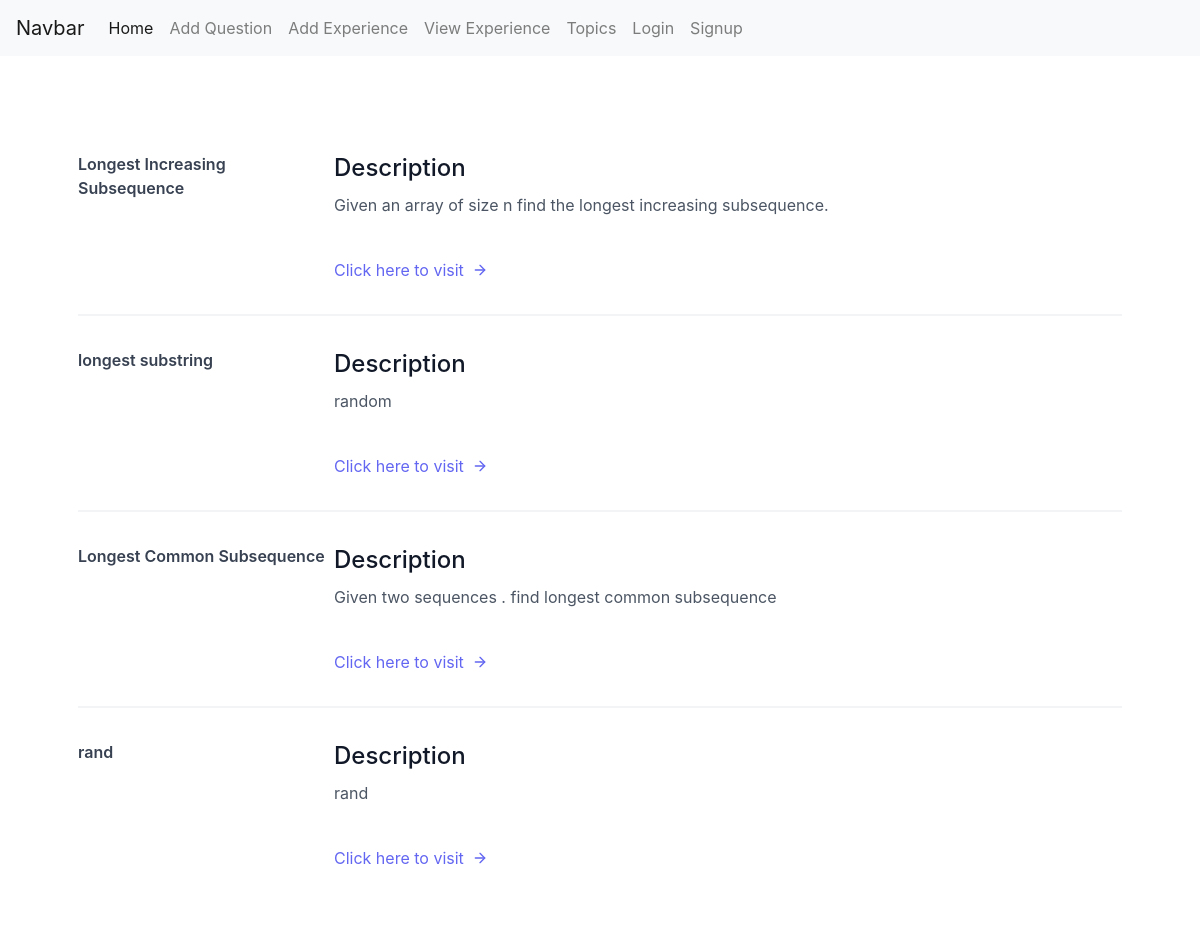
The page /topic/1 on the database its author committed.
### interviewapp/models.py (models this page shows, shortened)
class question (models.Model):
    questionname = models.CharField(max_length=255,blank=True,null=True)
    questiontype = models.CharField(max_length=255)
    questiondescription = models.CharField(max_length=255)
    qtopic =models.ForeignKey(topics,on_delete=models.CASCADE,blank=True,null=True)
    questionlink = models.URLField(max_length=200,blank=True,null=True)
    index = models.CharField(max_length=255,blank=True,null=True)
    contest = models.CharField(max_length=255,blank=True,null=True)

### interviewapp/views.py (the view)
# urls.py: path('topic/<int:pk>' , views.gettopic,name="gtopic"),
def gettopic(request,pk):
    ob = topics.objects.filter(id=pk)[0];
    val = question.objects.filter(qtopic=ob)
    return render(request,'interviewstuff/topic.html' , {'dict':val})

### templates/interviewstuff/topic.html (shortened to what this page needs)
<!DOCTYPE html>
<html lang="en">
<head>
    <link rel="stylesheet" href="https://cdnjs.cloudflare.com/ajax/libs/tailwindcss/2.0.2/tailwind.min.css">
<link rel="stylesheet" href="https://maxcdn.bootstrapcdn.com/bootstrap/4.5.2/css/bootstrap.min.css">
</head>
<body class="main-layout">
    <nav class="navbar navbar-expand-lg navbar-light bg-light">
  <a class="navbar-brand" href="#">Navbar</a>
  <div class="collapse navbar-collapse" id="navbarNavAltMarkup">
    <div class="navbar-nav">
      <a class="nav-item nav-link active" href="/">Home <span class="sr-only">(current)</span></a>
      <a class="nav-item nav-link" href="{% url 'qadd' %}">Add Question</a>
      <a class="nav-item nav-link" href="{%url 'addexp' %}">Add Experience</a>
      <a class="nav-item nav-link " href="{%url 'showexp' %}">View Experience</a>
        <a class="nav-item nav-link" href="{%url 'questionlist' %}">Topics</a>
        {% if user.is_authenticated %}
             <a class="nav-item nav-link" href="{%url 'signout' %}">Logout</a>
             {% else %}
                 <a class="nav-item nav-link" href="{%url 'signin' %}">Login</a>
                  <a class="nav-item nav-link" href="{%url 'signup' %}">Signup</a>
                  {% endif %}
    </div>
  </div>
</nav>
    <section class="text-gray-600 body-font overflow-hidden">
  <div class="container px-5 py-24 mx-auto">
    <div class="-my-8 divide-y-2 divide-gray-100">
      {% for question in dict %}
          <div class="py-8 flex flex-wrap md:flex-nowrap">
            <div class="md:w-64 md:mb-0 mb-6 flex-shrink-0 flex flex-col">
              <span class="font-semibold title-font text-gray-700">{{ question.questionname }}</span>
            </div>
            <div class="md:flex-grow">
              <h2 class="text-2xl font-medium text-gray-900 title-font mb-2">Description</h2>
              <p class="leading-relaxed">{{ question.questiondescription }}</p>
              <a class="text-indigo-500 inline-flex items-center mt-4" href="{{question.questionlink}}">Click here to visit
                <svg class="w-4 h-4 ml-2" viewBox="0 0 24 24" stroke="currentColor" stroke-width="2" fill="none" stroke-linecap="round" stroke-linejoin="round">
                  <path d="M5 12h14"></path>
                  <path d="M12 5l7 7-7 7"></path>
                </svg>
              </a>
            </div>
         </div>
      {% endfor %}
    </div>
  </div>
</section>
</body>
</html>

### rows shown on the page
question: questionname "Longest Increasing Subsequence", questiondescription "Given an array of size n find the longest increasing subsequence."
question: questionname "longest substring", questiondescription "random"
question: questionname "Longest Common Subsequence", questiondescription "Given two sequences . find longest common subsequence"
question: questionname "rand", questiondescription "rand"
